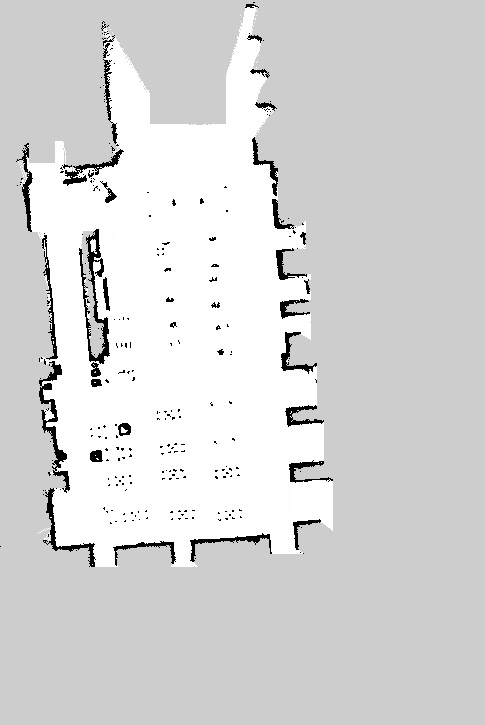
#> input picture data/map.pgm, 485 x 725 px
$ python generate_keepout_zone_map.py --map data/map.pgm --bev data/cloud_birdseye.png
#> lines starting #> are read from the running program, lines starting #| are printed output that depends on the picture
### nav2_keepoutzonemap_creator.py
import os

import cv2
import dearpygui.dearpygui as dpg
import numpy as np


class Nav2KeepoutZoneMapCreator:
    """Nav2KeepoutZoneMapCreator class
    """
    def __init__(self, map_name: str, bev_name: str):
        """initialize Nav2KeepoutZoneMapCreator class

        Args:
            map_name (str): filepath of Map image
            bev_name (str): filepath of BEV image
        """
#> called with map_name = 'data/map.pgm', bev_name = 'data/cloud_birdseye.png'
        # map image
        self.map_name = map_name
        self.map_img = cv2.imread(map_name, cv2.IMREAD_COLOR)
#> self.map_img is the input picture: shape (725, 485, 3); min 0, max 255, mean 214
        map_height, map_width, _ = self.map_img.shape[:3]
#> map_height = 725; map_width = 485
        map_img_is_landscape = (map_width > map_height)
#> map_img_is_landscape = False
        self.map_texture = self.convert2texture(self.map_img)

        # BEV image
        self.bev_img = cv2.imread(bev_name, cv2.IMREAD_COLOR)
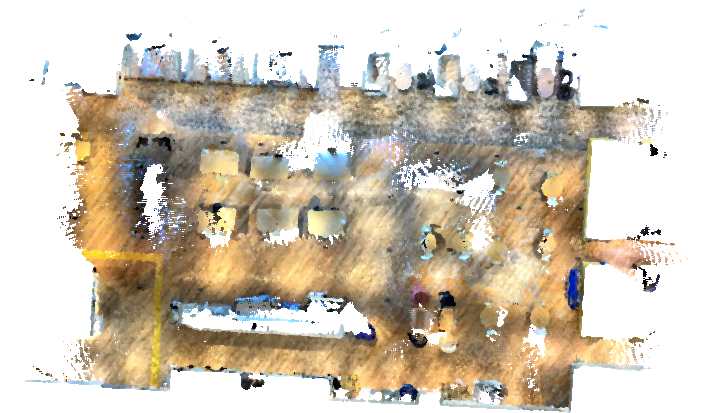
#> input picture data/cloud_birdseye.png, 717 x 413 px
#> self.bev_img is the input picture: shape (413, 717, 3); mean B, G, R 184.3, 199.5, 209.3
        bev_height, bev_width, _ = self.bev_img.shape[:3]
#> bev_height = 413; bev_width = 717
        bev_img_is_landscape = (bev_width > bev_height)
#> bev_img_is_landscape = True
        if map_img_is_landscape != bev_img_is_landscape:
            self.bev_img = cv2.rotate(self.bev_img, cv2.ROTATE_90_CLOCKWISE)
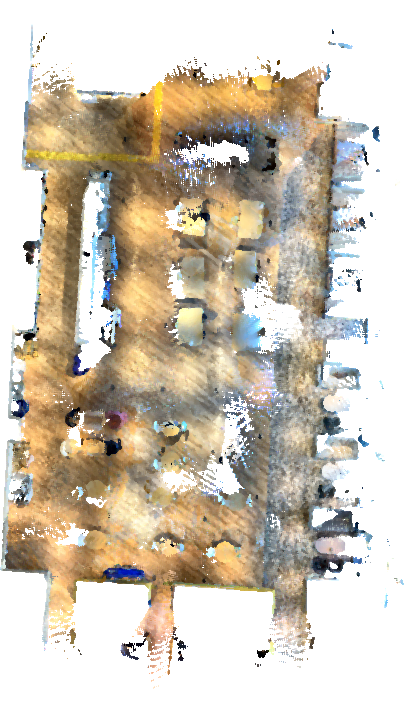
#> self.bev_img: shape (717, 413, 3); mean B, G, R 184.3, 199.5, 209.3
            bev_height, bev_width, _ = self.bev_img.shape[:3]
#> bev_height = 717; bev_width = 413
        scale = float(map_height) / float(bev_height)
#> scale = 1.01
        self.bev_img = cv2.resize(self.bev_img, None, fx=scale, fy=scale)
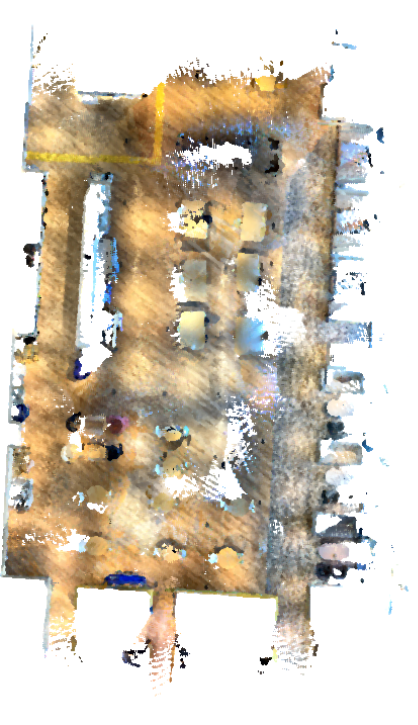
#> self.bev_img: shape (725, 418, 3); mean B, G, R 184.3, 199.5, 209.3
        bev_height, bev_width, _ = self.bev_img.shape[:3]
#> bev_height = 725; bev_width = 418
        self.bev_img_with_margin = np.full((map_height, map_width, 3), (255, 255, 255), np.uint8)
        self.bev_img_with_margin[0:bev_height, 0:bev_width] = self.bev_img
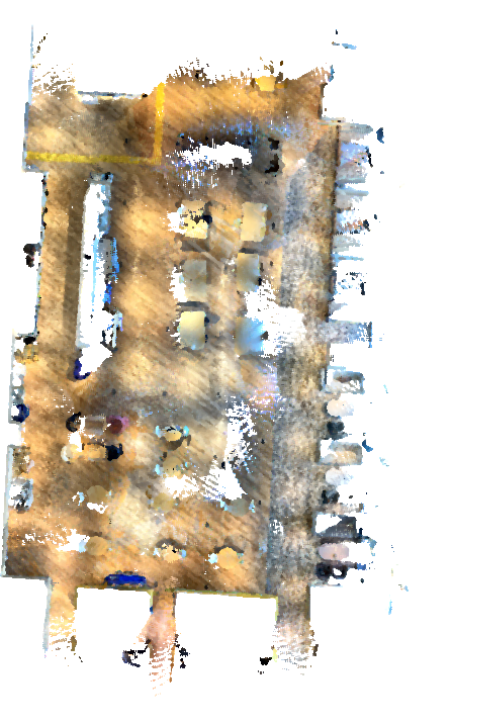
#> self.bev_img_with_margin: shape (725, 485, 3); mean B, G, R 194, 207.1, 215.6

        # keepout zone map image
        self.keepout_zone_map_img = cv2.imread(map_name, cv2.IMREAD_UNCHANGED)
#> self.keepout_zone_map_img: shape (725, 485); min 0, max 255, mean 214

        # preview image
        self.preview_img = None

        # initialize mask image
        self.mask_img = np.zeros((map_height, map_width), np.uint8)

        # initialize points
        self.points = np.empty((0, 2), dtype=np.int32)

        # initialize Dear PyGui
        self.gui_init(map_width, map_height)

    def convert2texture(self, img: np.ndarray) -> np.ndarray:
        """convert from image to texture for Dear PyGui

        Args:
            img (np.ndarray): image

        Returns:
            np.ndarray: texture
        """
        rgba_img = cv2.cvtColor(img, cv2.COLOR_BGR2RGBA)
        rgba_img_float = rgba_img.astype(np.float32)
        rgba_img_float /= 255.0
        return rgba_img_float

    # [23 lines left out: function update_texture, not called in this run]

    def gui_init(self, map_width: int, map_height: int):
        """initialize GUI

        Args:
            map_width (int): width of map image
            map_height (int): height of map image
        """
#> called with map_width = 485, map_height = 725
        dpg.create_context()
#> (this line was passed over: dearpygui is not available in this run)
        with dpg.texture_registry(show=False):
            dpg.add_raw_texture(width=map_width, height=map_height, default_value=self.map_texture, tag="texture")

        with dpg.window(label="Image", tag="window"):
            dpg.add_image("texture", tag="image")
            dpg.add_slider_float(label="alpha", default_value=0.5, min_value=0.0, max_value=1.0, tag="alpha_float", callback=self.param_callback)
            dpg.add_slider_int(label="X shift(pix)", default_value=0, min_value=-1000, max_value=1000, tag="x_shift_int", callback=self.param_callback)
            dpg.add_slider_int(label="Y shift(pix)", default_value=0, min_value=-1000, max_value=1000, tag="y_shift_int", callback=self.param_callback)
            dpg.add_slider_int(label="rotation(deg)", default_value=0, min_value=-180, max_value=180, tag="rotation_int", callback=self.param_callback)
            dpg.add_slider_float(label="scale", default_value=1.0, min_value=0.0, max_value=2.0, tag="scale_float", callback=self.param_callback)
            dpg.add_button(label="Save", callback=self.save_button_callback)

        with dpg.item_handler_registry(tag="image_handler_registry"):
            dpg.add_item_clicked_handler(callback=self.mouse_left_callback, button=dpg.mvMouseButton_Left)
        dpg.bind_item_handler_registry("image", "image_handler_registry")

        with dpg.handler_registry():
            dpg.add_key_press_handler(callback=self.key_press_callback)

        self.update_texture()

        dpg.create_viewport(title='Keepout Zone Map Creator', width=1000, height=1000)
        dpg.setup_dearpygui()
        dpg.show_viewport()
        dpg.start_dearpygui()
        dpg.destroy_context()

    # [71 lines left out: functions param_callback, mouse_left_callback, finish_add_vertices, key_press_callback, save_button_callback, not called in this run]

### generate_keepout_zone_map.py
import argparse

from nav2_keepoutzonemap_creator import Nav2KeepoutZoneMapCreator


def main():
    parser = argparse.ArgumentParser()
    parser.add_argument('--map', help='Path to Occupancy Gridmap.', required=True)
    parser.add_argument('--bev', help='Path to BEV image.', required=True)
    args = parser.parse_args()
    Nav2KeepoutZoneMapCreator(args.map, args.bev)
#> (the call stopped at in gui_init, `with dpg.texture_registry(show=False):`: dearpygui is not available in this run)


if __name__ == "__main__":
    main()
